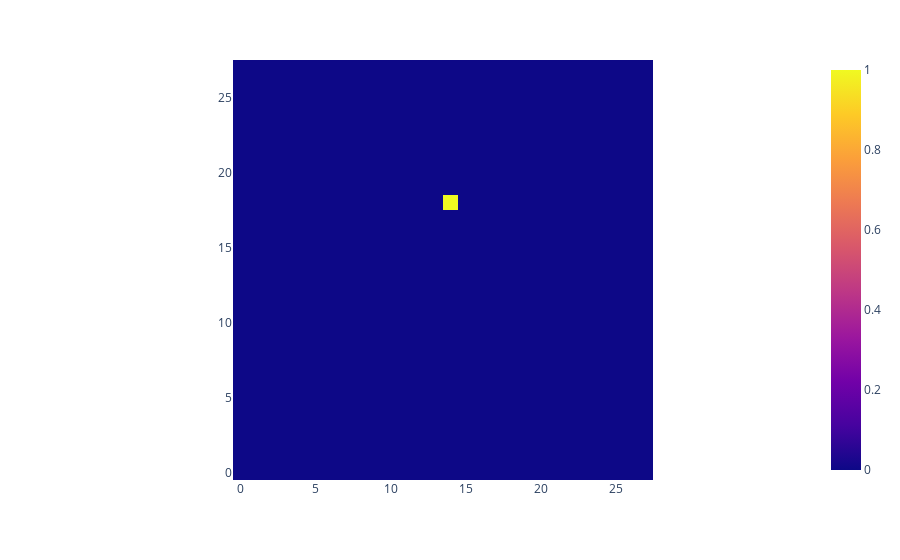

Source (notebook cell):
### Code cell
px.imshow(image, origin="lower")

### Figure 1 — Plotly figure (JSON) as saved in the notebook; plotly's stock layout.template omitted (floating-point values rounded to 4 significant figures; data arrays with more than 128 entries replaced by an {"elided": "..."} marker saying what was removed)
{"data": [{"coloraxis": "coloraxis", "hovertemplate": "x: %{x}<br>y: %{y}<br>color: %{z}<extra></extra>", "name": "0", "type": "heatmap", "xaxis": "x", "yaxis": "y", "z": {"elided": "28x28 float values"}}], "layout": {"coloraxis": {"colorscale": [[0, "#0d0887"], [0.1111, "#46039f"], [0.2222, "#7201a8"], [0.3333, "#9c179e"], [0.4444, "#bd3786"], [0.5556, "#d8576b"], [0.6667, "#ed7953"], [0.7778, "#fb9f3a"], [0.8889, "#fdca26"], [1, "#f0f921"]]}, "margin": {"t": 60}, "xaxis": {"anchor": "y", "constrain": "domain", "domain": [0, 1], "scaleanchor": "y"}, "yaxis": {"anchor": "x", "autorange": true, "constrain": "domain", "domain": [0, 1]}}}
